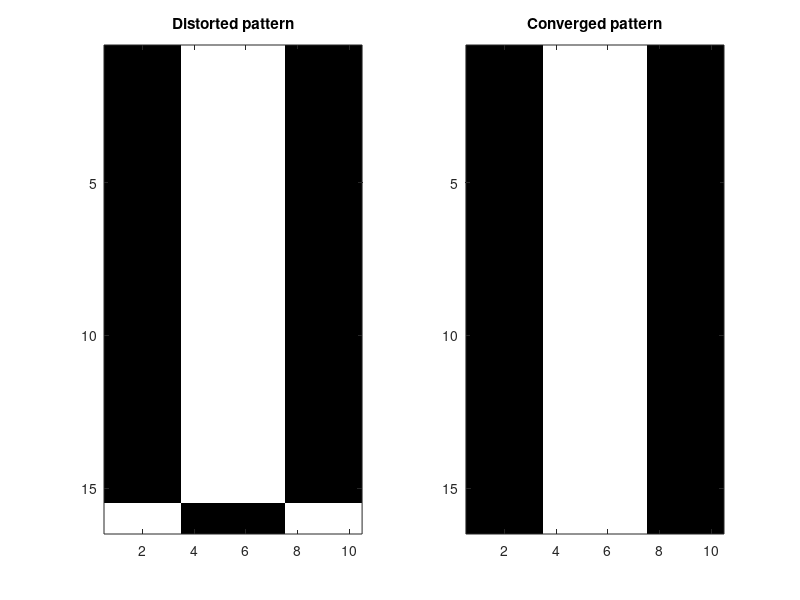
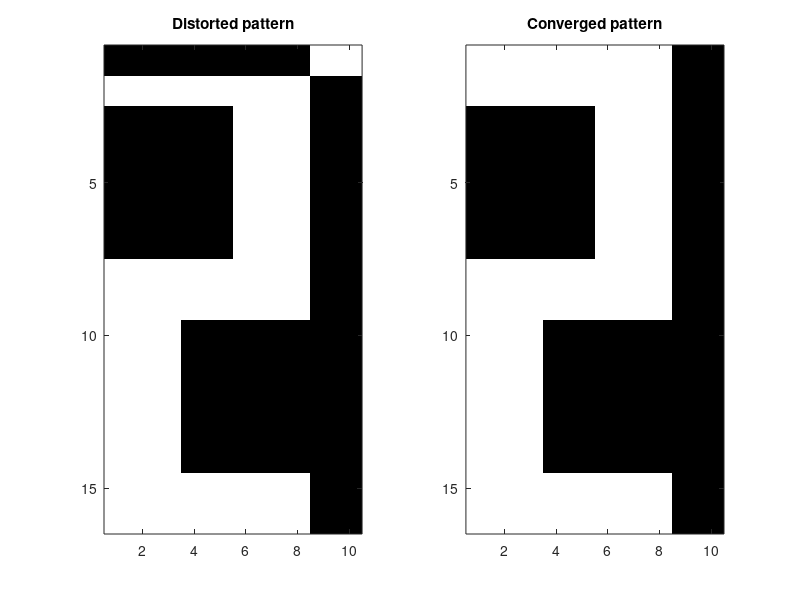
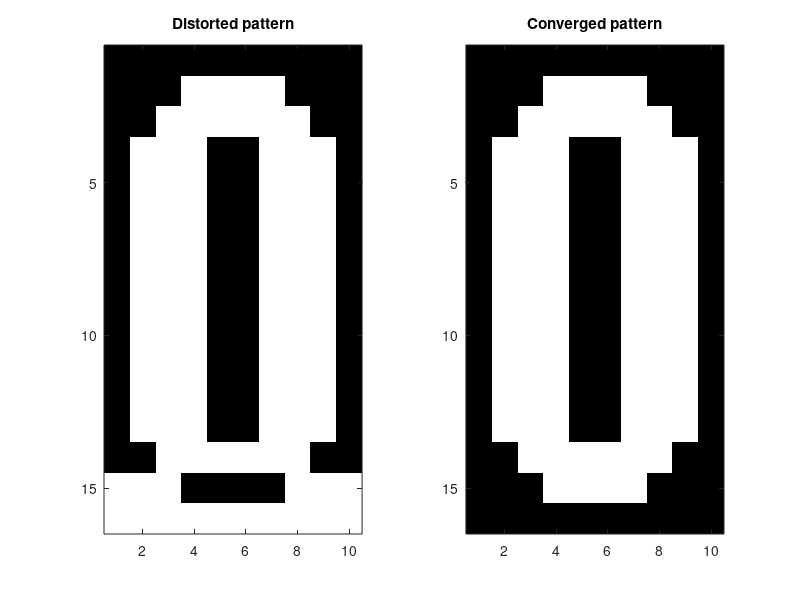

The MATLAB source for these figures, in order:
% Maximilian Salén 970105-1576
clear all;close all; clc;

% Initialize
x1=[ [ -1, -1, -1, -1, -1, -1, -1, -1, -1, -1],[ -1, -1, -1, 1, 1, 1, 1, -1, -1, -1],[ -1, -1, 1, 1, 1, 1, 1, 1, -1, -1],[ -1, 1, 1, 1, -1, -1, 1, 1, 1, -1],[ -1, 1, 1, 1, -1, -1, 1, 1, 1, -1],[ -1, 1, 1, 1, -1, -1, 1, 1, 1, -1],[ -1, 1, 1, 1, -1, -1, 1, 1, 1, -1],[ -1, 1, 1, 1, -1, -1, 1, 1, 1, -1],[ -1, 1, 1, 1, -1, -1, 1, 1, 1, -1],[ -1, 1, 1, 1, -1, -1, 1, 1, 1, -1],[ -1, 1, 1, 1, -1, -1, 1, 1, 1, -1],[ -1, 1, 1, 1, -1, -1, 1, 1, 1, -1],[ -1, 1, 1, 1, -1, -1, 1, 1, 1, -1],[ -1, -1, 1, 1, 1, 1, 1, 1, -1, -1],[ -1, -1, -1, 1, 1, 1, 1, -1, -1, -1],[ -1, -1, -1, -1, -1, -1, -1, -1, -1, -1] ];
x2=[ [ -1, -1, -1, 1, 1, 1, 1, -1, -1, -1],[ -1, -1, -1, 1, 1, 1, 1, -1, -1, -1],[ -1, -1, -1, 1, 1, 1, 1, -1, -1, -1],[ -1, -1, -1, 1, 1, 1, 1, -1, -1, -1],[ -1, -1, -1, 1, 1, 1, 1, -1, -1, -1],[ -1, -1, -1, 1, 1, 1, 1, -1, -1, -1],[ -1, -1, -1, 1, 1, 1, 1, -1, -1, -1],[ -1, -1, -1, 1, 1, 1, 1, -1, -1, -1],[ -1, -1, -1, 1, 1, 1, 1, -1, -1, -1],[ -1, -1, -1, 1, 1, 1, 1, -1, -1, -1],[ -1, -1, -1, 1, 1, 1, 1, -1, -1, -1],[ -1, -1, -1, 1, 1, 1, 1, -1, -1, -1],[ -1, -1, -1, 1, 1, 1, 1, -1, -1, -1],[ -1, -1, -1, 1, 1, 1, 1, -1, -1, -1],[ -1, -1, -1, 1, 1, 1, 1, -1, -1, -1],[ -1, -1, -1, 1, 1, 1, 1, -1, -1, -1] ];
x3=[ [ 1, 1, 1, 1, 1, 1, 1, 1, -1, -1],[ 1, 1, 1, 1, 1, 1, 1, 1, -1, -1],[ -1, -1, -1, -1, -1, 1, 1, 1, -1, -1],[ -1, -1, -1, -1, -1, 1, 1, 1, -1, -1],[ -1, -1, -1, -1, -1, 1, 1, 1, -1, -1],[ -1, -1, -1, -1, -1, 1, 1, 1, -1, -1],[ -1, -1, -1, -1, -1, 1, 1, 1, -1, -1],[ 1, 1, 1, 1, 1, 1, 1, 1, -1, -1],[ 1, 1, 1, 1, 1, 1, 1, 1, -1, -1],[ 1, 1, 1, -1, -1, -1, -1, -1, -1, -1],[ 1, 1, 1, -1, -1, -1, -1, -1, -1, -1],[ 1, 1, 1, -1, -1, -1, -1, -1, -1, -1],[ 1, 1, 1, -1, -1, -1, -1, -1, -1, -1],[ 1, 1, 1, -1, -1, -1, -1, -1, -1, -1],[ 1, 1, 1, 1, 1, 1, 1, 1, -1, -1],[ 1, 1, 1, 1, 1, 1, 1, 1, -1, -1] ];
x4=[ [ -1, -1, 1, 1, 1, 1, 1, 1, -1, -1],[ -1, -1, 1, 1, 1, 1, 1, 1, 1, -1],[ -1, -1, -1, -1, -1, -1, 1, 1, 1, -1],[ -1, -1, -1, -1, -1, -1, 1, 1, 1, -1],[ -1, -1, -1, -1, -1, -1, 1, 1, 1, -1],[ -1, -1, -1, -1, -1, -1, 1, 1, 1, -1],[ -1, -1, -1, -1, -1, -1, 1, 1, 1, -1],[ -1, -1, 1, 1, 1, 1, 1, 1, -1, -1],[ -1, -1, 1, 1, 1, 1, 1, 1, -1, -1],[ -1, -1, -1, -1, -1, -1, 1, 1, 1, -1],[ -1, -1, -1, -1, -1, -1, 1, 1, 1, -1],[ -1, -1, -1, -1, -1, -1, 1, 1, 1, -1],[ -1, -1, -1, -1, -1, -1, 1, 1, 1, -1],[ -1, -1, -1, -1, -1, -1, 1, 1, 1, -1],[ -1, -1, 1, 1, 1, 1, 1, 1, 1, -1],[ -1, -1, 1, 1, 1, 1, 1, 1, -1, -1] ];
x5=[ [ -1, 1, 1, -1, -1, -1, -1, 1, 1, -1],[ -1, 1, 1, -1, -1, -1, -1, 1, 1, -1],[ -1, 1, 1, -1, -1, -1, -1, 1, 1, -1],[ -1, 1, 1, -1, -1, -1, -1, 1, 1, -1],[ -1, 1, 1, -1, -1, -1, -1, 1, 1, -1],[ -1, 1, 1, -1, -1, -1, -1, 1, 1, -1],[ -1, 1, 1, -1, -1, -1, -1, 1, 1, -1],[ -1, 1, 1, 1, 1, 1, 1, 1, 1, -1],[ -1, 1, 1, 1, 1, 1, 1, 1, 1, -1],[ -1, -1, -1, -1, -1, -1, -1, 1, 1, -1],[ -1, -1, -1, -1, -1, -1, -1, 1, 1, -1],[ -1, -1, -1, -1, -1, -1, -1, 1, 1, -1],[ -1, -1, -1, -1, -1, -1, -1, 1, 1, -1],[ -1, -1, -1, -1, -1, -1, -1, 1, 1, -1],[ -1, -1, -1, -1, -1, -1, -1, 1, 1, -1],[ -1, -1, -1, -1, -1, -1, -1, 1, 1, -1] ];

patterns = [x1; x2; x3; x4; x5];
N = length(x1);

% Get weight matrix
w = (1/N)* patterns' * patterns;
w = w - diag(diag(w));

% Initializer input patterns
inputPatternOne = [[-1, -1, -1, 1, 1, 1, 1, -1, -1, -1], [-1, -1, -1, 1, 1, 1, 1, -1, -1, -1], [-1, -1, -1, 1, 1, 1, 1, -1, -1, -1], [-1, -1, -1, 1, 1, 1, 1, -1, -1, -1], [-1, -1, -1, 1, 1, 1, 1, -1, -1, -1], [-1, -1, -1, 1, 1, 1, 1, -1, -1, -1], [-1, -1, -1, 1, 1, 1, 1, -1, -1, -1], [-1, -1, -1, 1, 1, 1, 1, -1, -1, -1], [-1, -1, -1, 1, 1, 1, 1, -1, -1, -1], [-1, -1, -1, 1, 1, 1, 1, -1, -1, -1], [-1, -1, -1, 1, 1, 1, 1, -1, -1, -1], [-1, -1, -1, 1, 1, 1, 1, -1, -1, -1], [-1, -1, -1, 1, 1, 1, 1, -1, -1, -1], [-1, -1, -1, 1, 1, 1, 1, -1, -1, -1], [-1, -1, -1, 1, 1, 1, 1, -1, -1, -1], [1, 1, 1, -1, -1, -1, -1, 1, 1, 1]];
inputPatternTwo = [[-1, -1, -1, -1, -1, -1, -1, -1, 1, 1], [1, 1, 1, 1, 1, 1, 1, 1, -1, -1], [-1, -1, -1, -1, -1, 1, 1, 1, -1, -1], [-1, -1, -1, -1, -1, 1, 1, 1, -1, -1], [-1, -1, -1, -1, -1, 1, 1, 1, -1, -1], [-1, -1, -1, -1, -1, 1, 1, 1, -1, -1], [-1, -1, -1, -1, -1, 1, 1, 1, -1, -1], [1, 1, 1, 1, 1, 1, 1, 1, -1, -1], [1, 1, 1, 1, 1, 1, 1, 1, -1, -1], [1, 1, 1, -1, -1, -1, -1, -1, -1, -1], [1, 1, 1, -1, -1, -1, -1, -1, -1, -1], [1, 1, 1, -1, -1, -1, -1, -1, -1, -1], [1, 1, 1, -1, -1, -1, -1, -1, -1, -1], [1, 1, 1, -1, -1, -1, -1, -1, -1, -1], [1, 1, 1, 1, 1, 1, 1, 1, -1, -1], [1, 1, 1, 1, 1, 1, 1, 1, -1, -1]];
inputPatternThree = [[-1, -1, -1, -1, -1, -1, -1, -1, -1, -1], [-1, -1, -1, 1, 1, 1, 1, -1, -1, -1], [-1, -1, 1, 1, 1, 1, 1, 1, -1, -1], [-1, 1, 1, 1, -1, -1, 1, 1, 1, -1], [-1, 1, 1, 1, -1, -1, 1, 1, 1, -1], [-1, 1, 1, 1, -1, -1, 1, 1, 1, -1], [-1, 1, 1, 1, -1, -1, 1, 1, 1, -1], [-1, 1, 1, 1, -1, -1, 1, 1, 1, -1], [-1, 1, 1, 1, -1, -1, 1, 1, 1, -1], [-1, 1, 1, 1, -1, -1, 1, 1, 1, -1], [-1, 1, 1, 1, -1, -1, 1, 1, 1, -1], [-1, 1, 1, 1, -1, -1, 1, 1, 1, -1], [-1, 1, 1, 1, -1, -1, 1, 1, 1, -1], [-1, -1, 1, 1, 1, 1, 1, 1, -1, -1], [1, 1, 1, -1, -1, -1, -1, 1, 1, 1], [1, 1, 1, 1, 1, 1, 1, 1, 1, 1]];

inputPatterns = [inputPatternOne; inputPatternTwo; inputPatternThree];

% Loop over all input patterns
for k = 1:size(inputPatterns,1)
    inputPattern = inputPatterns(k,:);
    while true
        updatedPattern = inputPattern;
        for i = 1:N
            wi = w(i,:);
            bit = wi*updatedPattern';
            newBit = sign(bit);
            updatedPattern(i) = newBit;
        end
        
        if isequal(updatedPattern, inputPattern)
            break
        else
            inputPattern = updatedPattern;
        end
    end

% Visual representation of patterns
figure(k)
visualInputPattern = reshape(inputPatterns(k,:),[10,16])';
convergedPattern = reshape(updatedPattern, [10,16])';

colormap(gray(256))
subplot(1,2,1)
image(((visualInputPattern+1)/2)*256)
title("Distorted pattern")

subplot(1,2,2)
image(((convergedPattern+1)/2)*256)
title("Converged pattern")
end


        